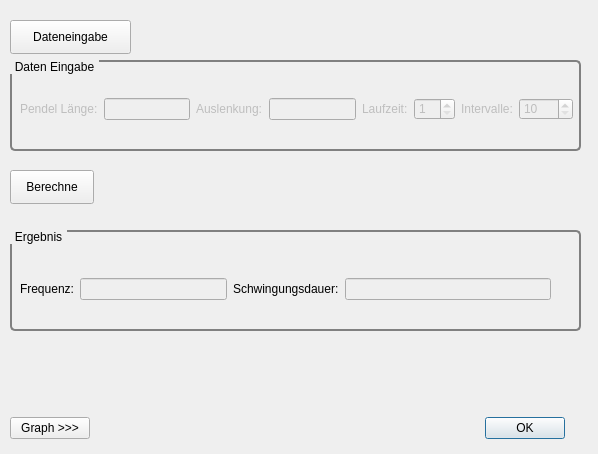
<?xml version="1.0" encoding="UTF-8"?>
<ui version="4.0">
 <class>dlgEinfachesPendel</class>
 <widget class="QDialog" name="dlgEinfachesPendel">
  <property name="geometry">
   <rect>
    <x>0</x>
    <y>0</y>
    <width>598</width>
    <height>454</height>
   </rect>
  </property>
  <property name="windowTitle">
   <string>Einfaches Pendel</string>
  </property>
  <widget class="QPushButton" name="pbBerechne">
   <property name="geometry">
    <rect>
     <x>10</x>
     <y>170</y>
     <width>84</width>
     <height>34</height>
    </rect>
   </property>
   <property name="text">
    <string>Berechne</string>
   </property>
  </widget>
  <widget class="QWidget" name="layoutWidget">
   <property name="geometry">
    <rect>
     <x>10</x>
     <y>410</y>
     <width>555</width>
     <height>36</height>
    </rect>
   </property>
   <layout class="QHBoxLayout" name="horizontalLayout_3">
    <item>
     <widget class="QPushButton" name="pbGraphik">
      <property name="text">
       <string>Graph &gt;&gt;&gt;</string>
      </property>
     </widget>
    </item>
    <item>
     <spacer name="horizontalSpacer">
      <property name="orientation">
       <enum>Qt::Horizontal</enum>
      </property>
      <property name="sizeHint" stdset="0">
       <size>
        <width>98</width>
        <height>20</height>
       </size>
      </property>
     </spacer>
    </item>
    <item>
     <widget class="QDialogButtonBox" name="buttonBox">
      <property name="orientation">
       <enum>Qt::Horizontal</enum>
      </property>
      <property name="standardButtons">
       <set>QDialogButtonBox::Ok</set>
      </property>
     </widget>
    </item>
   </layout>
  </widget>
  <widget class="QWidget" name="verticalLayoutWidget">
   <property name="geometry">
    <rect>
     <x>660</x>
     <y>80</y>
     <width>391</width>
     <height>361</height>
    </rect>
   </property>
   <layout class="QVBoxLayout" name="lyGraph"/>
  </widget>
  <widget class="QGroupBox" name="gbDatenEingabe">
   <property name="enabled">
    <bool>false</bool>
   </property>
   <property name="geometry">
    <rect>
     <x>10</x>
     <y>60</y>
     <width>571</width>
     <height>91</height>
    </rect>
   </property>
   <property name="styleSheet">
    <string notr="true">QGroupBox {
    background-color: qlineargradient(x1: 0, y1: 0, x2: 0, y2: 1,
                                      stop: 0 #00E0E0, stop: 1 #FFFFFF);
    border: 2px solid gray;
    border-radius: 5px;
    margin-top: 1ex; /* leave space at the top for the title */
}

QGroupBox::title {
    subcontrol-origin: margin;
    subcontrol-position: top left; /* position at the top left */
    padding: 0 3px;
color: black;
    background-color: qlineargradient(x1: 0, y1: 0, x2: 0, y2: 1,
                                      stop: 0 #FF0ECE, stop: 1 #FFFFFF);
}</string>
   </property>
   <property name="title">
    <string>Daten Eingabe</string>
   </property>
   <widget class="QWidget" name="layoutWidget">
    <property name="geometry">
     <rect>
      <x>10</x>
      <y>30</y>
      <width>553</width>
      <height>38</height>
     </rect>
    </property>
    <layout class="QHBoxLayout" name="horizontalLayout_7">
     <item>
      <layout class="QHBoxLayout" name="horizontalLayout_4">
       <item>
        <widget class="QLabel" name="lbPendLength">
         <property name="text">
          <string>Pendel Länge:</string>
         </property>
        </widget>
       </item>
       <item>
        <widget class="QLineEdit" name="lePendLengthInput">
         <property name="enabled">
          <bool>false</bool>
         </property>
        </widget>
       </item>
      </layout>
     </item>
     <item>
      <layout class="QHBoxLayout" name="horizontalLayout_6">
       <item>
        <layout class="QHBoxLayout" name="horizontalLayout_5">
         <item>
          <widget class="QLabel" name="lbTheta">
           <property name="text">
            <string>Auslenkung:</string>
           </property>
          </widget>
         </item>
         <item>
          <widget class="QLineEdit" name="leAuslenkungInput">
           <property name="enabled">
            <bool>false</bool>
           </property>
          </widget>
         </item>
         <item>
          <widget class="QLabel" name="lbLaufzeit">
           <property name="text">
            <string>Laufzeit:</string>
           </property>
          </widget>
         </item>
         <item>
          <widget class="QSpinBox" name="spLaufzeitInput">
           <property name="minimum">
            <number>1</number>
           </property>
           <property name="maximum">
            <number>60</number>
           </property>
          </widget>
         </item>
         <item>
          <widget class="QLabel" name="lbIntervalle">
           <property name="text">
            <string>Intervalle:</string>
           </property>
          </widget>
         </item>
         <item>
          <widget class="QSpinBox" name="spIntervalleInput">
           <property name="minimum">
            <number>10</number>
           </property>
           <property name="maximum">
            <number>1000</number>
           </property>
          </widget>
         </item>
        </layout>
       </item>
      </layout>
     </item>
    </layout>
   </widget>
  </widget>
  <widget class="QPushButton" name="pbEingabe">
   <property name="geometry">
    <rect>
     <x>10</x>
     <y>20</y>
     <width>121</width>
     <height>34</height>
    </rect>
   </property>
   <property name="text">
    <string>Dateneingabe</string>
   </property>
  </widget>
  <widget class="Line" name="line">
   <property name="geometry">
    <rect>
     <x>630</x>
     <y>10</y>
     <width>20</width>
     <height>441</height>
    </rect>
   </property>
   <property name="orientation">
    <enum>Qt::Vertical</enum>
   </property>
  </widget>
  <widget class="QLabel" name="lbGraphExtensionTitel">
   <property name="geometry">
    <rect>
     <x>660</x>
     <y>30</y>
     <width>321</width>
     <height>31</height>
    </rect>
   </property>
   <property name="styleSheet">
    <string notr="true">QLabel{
    border: 2px solid green;
    border-radius: 4px;
    padding: 2px;
}</string>
   </property>
   <property name="text">
    <string>Graphik Titel</string>
   </property>
  </widget>
  <widget class="QGroupBox" name="gbErgbnis">
   <property name="geometry">
    <rect>
     <x>10</x>
     <y>230</y>
     <width>571</width>
     <height>101</height>
    </rect>
   </property>
   <property name="styleSheet">
    <string notr="true">QGroupBox {
    background-color: qlineargradient(x1: 0, y1: 0, x2: 0, y2: 1,
                                      stop: 0 #00E0E0, stop: 1 #FFFFFF);
    border: 2px solid gray;
    border-radius: 5px;
    margin-top: 1ex; /* leave space at the top for the title */
}

QGroupBox::title {
    subcontrol-origin: margin;
    subcontrol-position: top left; /* position at the top left */
    padding: 0 3px;
color: black;
    background-color: qlineargradient(x1: 0, y1: 0, x2: 0, y2: 1,
                                      stop: 0 #FF0ECE, stop: 1 #FFFFFF);
}</string>
   </property>
   <property name="title">
    <string>Ergebnis</string>
   </property>
   <widget class="QWidget" name="layoutWidget_2">
    <property name="geometry">
     <rect>
      <x>10</x>
      <y>40</y>
      <width>531</width>
      <height>38</height>
     </rect>
    </property>
    <layout class="QHBoxLayout" name="horizontalLayout_8">
     <item>
      <layout class="QHBoxLayout" name="horizontalLayout_10">
       <item>
        <layout class="QHBoxLayout" name="horizontalLayout_11">
         <item>
          <widget class="QLabel" name="lbFrequenz">
           <property name="text">
            <string>Frequenz:</string>
           </property>
          </widget>
         </item>
         <item>
          <widget class="QLineEdit" name="leFrequenz">
           <property name="enabled">
            <bool>false</bool>
           </property>
          </widget>
         </item>
        </layout>
       </item>
       <item>
        <widget class="QLabel" name="lbSchwingungsDauer">
         <property name="text">
          <string>Schwingungsdauer:</string>
         </property>
        </widget>
       </item>
       <item>
        <widget class="QLineEdit" name="leSchwingungsDauer">
         <property name="enabled">
          <bool>false</bool>
         </property>
        </widget>
       </item>
      </layout>
     </item>
    </layout>
   </widget>
  </widget>
 </widget>
 <resources/>
 <connections>
  <connection>
   <sender>buttonBox</sender>
   <signal>accepted()</signal>
   <receiver>dlgEinfachesPendel</receiver>
   <slot>accept()</slot>
   <hints>
    <hint type="sourcelabel">
     <x>248</x>
     <y>254</y>
    </hint>
    <hint type="destinationlabel">
     <x>157</x>
     <y>274</y>
    </hint>
   </hints>
  </connection>
 </connections>
</ui>
